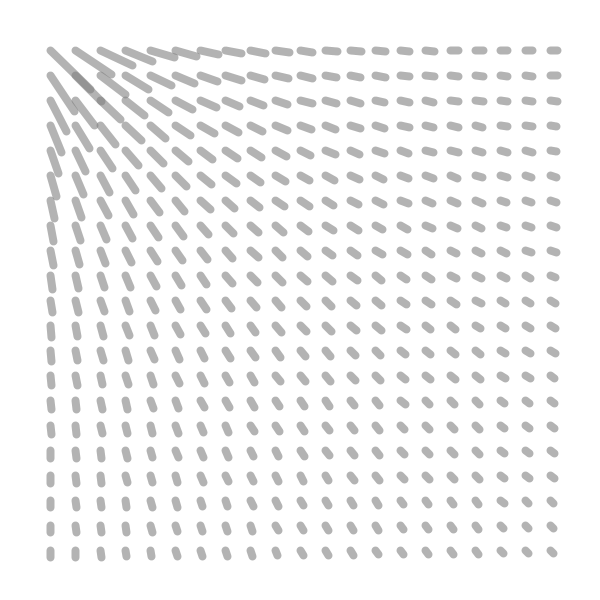
Frame 1 (no input)
Frame 60 (the mouse pressed at the canvas centre just before this capture): identical to frame 1, image omitted
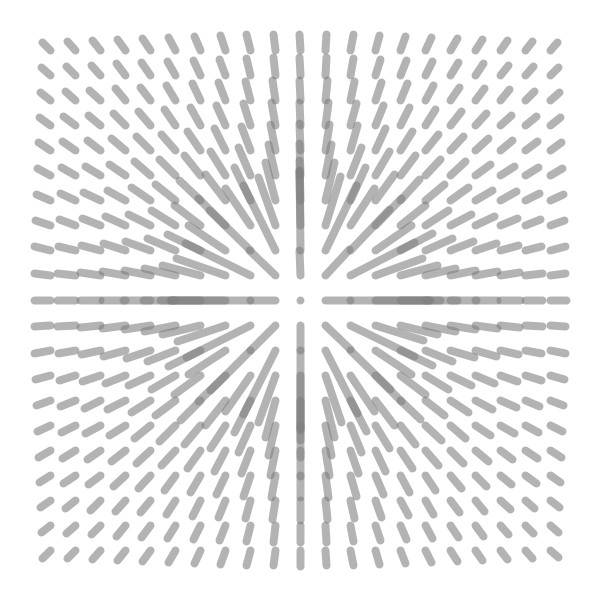
Frame 120 (the mouse held since frame 60 and released just before this capture)

The Processing sketch that drew these frames (run headless with seeded random() and noise(); from frame 60 on, the mouse is pressed at the canvas centre):

// Processing sketch: processing_33951
// ── processing_33951.pde

//FIELD DISTURBED BY MOUSE//
//by Kirilly Barnett
//Information gathered from Gennware Tutorials
//Original Coding created to luis gil
//http://www.legil.org

//this is a code I found on http://www.legil.org, 
//that I wanted to explore to undertand how this geometry is effected by a mouse
//before attempting the same idea with agents. 

//GLOBAL VARIABLES
int x;
int y;
//float ease = 0.05; 
int tolerance;
float redFactor;      //reduction factor
int opacity = 150;    //line transparency (0-255)
int sizeStroke = 8;   //line stroke size

//SETUP
void setup() {
  size(600, 600);
  smooth();
  noCursor();        //hides cursor
  tolerance = 50;    //size of disruption
  redFactor = 0.0125;
}
// DRAW
void draw() {
  background(255);
  for (int i = 50; i < (width-25); i += 25) {
    for (int j = 50; j < (height-25); j += 25) {
      stroke( 125, opacity);      //colour and opacity
      lineRot(i, j);
    }
  }
}

void mousePressed() {
  save("desktop.jpg");
}

void lineRot(int xPos, int yPos) {
  strokeWeight(sizeStroke);
  pushMatrix();             // so each translation is relevant to the last
  translate(xPos, yPos);
  float angle = atan2(mouseY-yPos, mouseX-xPos);     
  //the angle from a specified point to the coordinate origin
  float mouseDist = dist(mouseX, mouseY, xPos, yPos);
  //line below is test
  rotate(angle-PI);
  if (dist(mouseX, mouseY, xPos, yPos) < tolerance) {
    //rotate(angle);
    line(0, 0, mouseDist, 0);
  } 
  else {
    //rotate(angle-PI);
    line(0, 0, tolerance/(mouseDist*redFactor), 0);
  }
  popMatrix();
}
